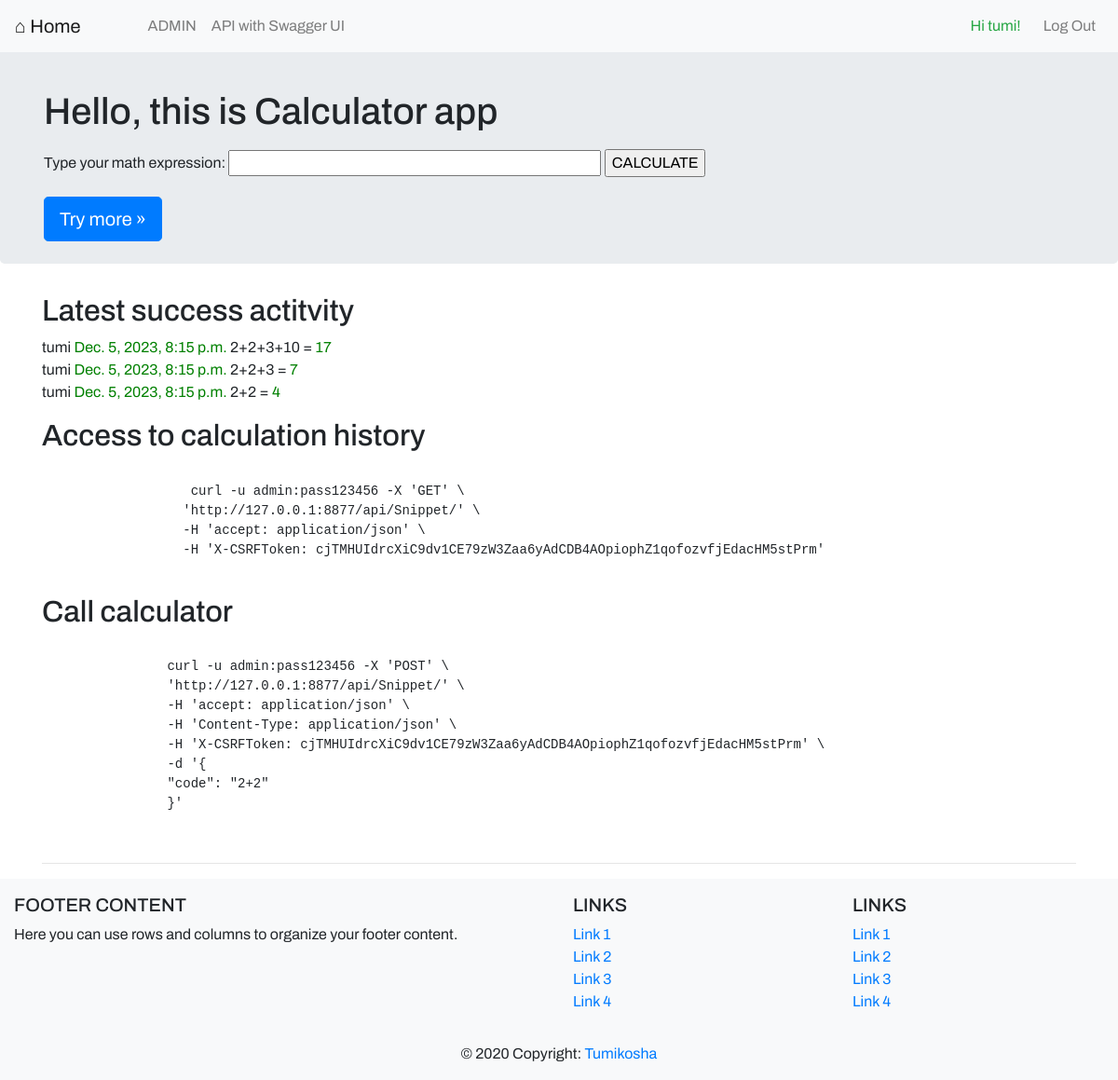
The app's page / (signed in) with its own data.
### app/models.py (models this page shows)
class Snippet(models.Model):
    created = models.DateTimeField(auto_now_add=True)
    code = models.TextField()
    author = models.ForeignKey(User, on_delete=models.CASCADE, null=True)
    result = models.TextField(null=True)
    have_error = models.BooleanField(default=False)
    class Meta:
        ordering = ['created']

### app/views.py (the view)
# urls.py: path("", views.index, name="index"),
@csrf_exempt
def index(request) -> HttpResponse | TemplateResponse:
    result = " --"
    history = None
    if request.method == "POST":
        form = MathForm(request.POST or None)  # create a form instance and populate it with data from the request:
        if form.is_valid():
            expression: str = form.cleaned_data["math"]
            have_error, result = calculator.calculate_expression(expression)
            if request.user.is_authenticated:
                snippet = Snippet.objects.create(code=expression, author=request.user,
                                                 have_error=have_error, result=result)
                history = Snippet.objects.filter(have_error=False).order_by('-created').all()[0:10]
            else:
                messages.error(request, "Because you are not logged expression is not saved to history ",
                               extra_tags="danger")
            if have_error:
                messages.error(request, "Result: " + str(result))
            else:
                messages.success(request, "Result: " + str(result))
            context = {"form": form, "history": history}
            return render(request, "app/index.html", context)
        else:  # form is not valid ?
            context = {"form": form, "history": history}
            return render(request, "app/index.html", context)
    else:
        form = MathForm(request.POST or None)
        rendered_form = form.render(template_name="app/math_form.html")
    if request.user.is_authenticated:
        history = Snippet.objects.order_by('-created').all()[0:10]
    context = {"form": rendered_form, "history": history}
    return TemplateResponse(request, 'app/index.html', context)

### app/forms.py
class MathForm(forms.Form):
    math = forms.CharField(label="Type your math expression", max_length=400, min_length=1,
                           widget=forms.TextInput(attrs={"class": "w-50 p-0 red"})
                           )

### app/templates/app/math_form.html (shortened to what this page needs)
    {{ form }}

### app/templates/app/index.html (shortened to what this page needs)
{% extends "base.html" %}
{% block content %}
<main role="main" class="mt-5">
    {% include 'app/navbar.html' %}
    <div class="jumbotron pt-5 pb-2">
        <div class="container">
            <h1 class="display-5">Hello, this is Calculator app</h1>
            <p>
            <form action="/" method="POST" style="width:800px">
                {{ form }}
                <input type="submit" value="CALCULATE">
            </form>
            </p>
            <p><a class="btn btn-primary btn-lg" href="/swagger-ui/" role="button">Try more &raquo;</a></p>
        </div>
    </div>
    <div class="container">
        {% if history is None %}
        <h1 class="display-5">There is no history...</h1>
        {% else %}
        <h2 class="display-5">Latest success actitvity</h2>
        {% for snippet in history %}
        {{ snippet.author }} <span style="color:green">{{ snippet.created}}</span> {{ snippet.code }} =
        {% if snippet.have_error %}
        <span style="color:red">{{ snippet.result}}</span>
        {% else %}
        <span style="color:green">{{ snippet.result}}</span>
        {% endif %}
        {% endfor %}
        {% endif %}
    </div>
    <div class="container">
        <div class="row">
            <div class="col-md-10">
                <h2>Access to calculation history </h2>
                <pre><code>
                   curl -u admin:pass123456 -X 'GET' \
                  'http://127.0.0.1:8877/api/Snippet/' \
                  -H 'accept: application/json' \
                  -H 'X-CSRFToken: cjTMHUIdrcXiC9dv1CE79zW3Zaa6yAdCDB4AOpiophZ1qofozvfjEdacHM5stPrm'
            </code></pre>
            </div>
            <div class="col-md-10">
                <h2>Call calculator </h2>
                <pre><code>
                curl -u admin:pass123456 -X 'POST' \
                'http://127.0.0.1:8877/api/Snippet/' \
                -H 'accept: application/json' \
                -H 'Content-Type: application/json' \
                -H 'X-CSRFToken: cjTMHUIdrcXiC9dv1CE79zW3Zaa6yAdCDB4AOpiophZ1qofozvfjEdacHM5stPrm' \
                -d '{
                "code": "2+2"
                }'
                </code></pre>
            </div>
        </div>
        <hr>
    </div>
    {% include 'app/footer-basic.html' %}
</main>
{% endblock %}

### templates/base.html (shortened to what this page needs)
<!DOCTYPE html>
<html>
<head>
    <link rel="stylesheet" href="https://stackpath.bootstrapcdn.com/bootstrap/4.5.0/css/bootstrap.min.css"
>
</head>
<body>
    {% block content %}
    {% endblock %}
</body>
</html>

### app/templates/app/navbar.html (shortened to what this page needs)
<nav class="navbar navbar-expand-md navbar-light fixed-top bg-light ">
    <a class="navbar-brand" href="/">⌂ Home</a>
    <div class="collapse navbar-collapse justify-content-end" id="navbarsExampleDefault">
        <div class="form-inline my-2 my-lg-0 mr-auto">
            <ul class="navbar-nav  ml-5">
                <li class="nav-item"><a class="nav-link  " href="/admin">ADMIN</a></li>
                <li class="nav-item"><a class="nav-link " href="/swagger-ui/">API with Swagger UI</a></li>
            </ul>
        </div>
        <ul class="navbar-nav ">
            {% if user.is_authenticated %}
            <li class="nav-item"><span class="navbar-text ml-5 mr-3 text-success">Hi {{ user.username }}!</span></li>
            <li class="nav-item"><a class="nav-link " href="{% url 'logout' %}">Log Out</a></li>
            {% else %}
            <li class="nav-item"><span class="navbar-text  ml-5 mr-3  text-warning">You are not logged in </span></li>
            <li class="nav-item"><a class="nav-link " href="{% url 'login' %}">Log In</a></li>
            <li class="nav-item"><a class="nav-link " href="/register">Register</a></li>
            {% endif %}
        </ul>
    </div>
</nav>

### app/templates/app/footer-basic.html (shortened to what this page needs)
<footer class="page-footer font-small pt-40 bg-light pt-3">
  <div class="container-fluid text-center text-md-left">
    <div class="row">
      <div class="col-md-6 mt-md-0 mt-3">
        <h5 class="text-uppercase">Footer Content</h5>
        <p>Here you can use rows and columns to organize your footer content.</p>
      </div>
      <div class="col-md-3 mb-md-0 mb-3">
        <h5 class="text-uppercase">Links</h5>
        <ul class="list-unstyled">
          <li>
            <a href="#!">Link 1</a>
          </li>
          <li>
            <a href="#!">Link 2</a>
          </li>
          <li>
            <a href="#!">Link 3</a>
          </li>
          <li>
            <a href="#!">Link 4</a>
          </li>
        </ul>
      </div>
      <div class="col-md-3 mb-md-0 mb-3">
        <h5 class="text-uppercase">Links</h5>
        <ul class="list-unstyled">
          <li>
            <a href="#!">Link 1</a>
          </li>
          <li>
            <a href="#!">Link 2</a>
          </li>
          <li>
            <a href="#!">Link 3</a>
          </li>
          <li>
            <a href="#!">Link 4</a>
          </li>
        </ul>
      </div>
    </div>
  </div>
  <div class="footer-copyright text-center py-3">© 2020 Copyright:
    <a href="/">Tumikosha</a>
  </div>
</footer>

### templates/base.html (style rules this page uses)
body { font-family: 'Archivo', serif; font-size: 16px; }

### records on screen
Snippet: author "tumi", created "Dec. 5, 2023, 8:15 p.m.", code "2+2+3+10", result "17"
Snippet: author "tumi", created "Dec. 5, 2023, 8:15 p.m.", code "2+2+3", result "7"
Snippet: author "tumi", created "Dec. 5, 2023, 8:15 p.m.", code "2+2", result "4"

### other values on screen
{{ user.username }} "tumi"
